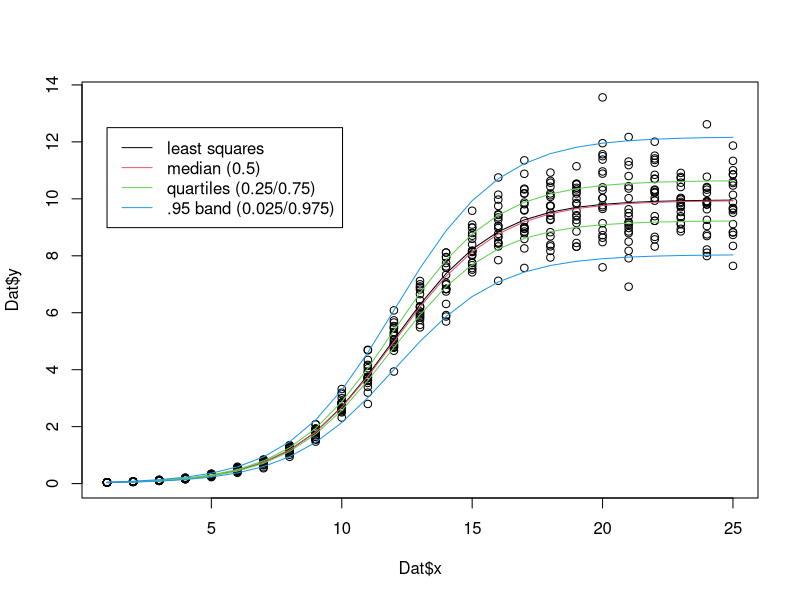

Generate this figure with R:
library(quantreg)


### Name: nlrq
### Title: Function to compute nonlinear quantile regression estimates
### Aliases: nlrq nlrqModel print.nlrq summary.nlrq deviance.nlrq
###   formula.nlrq coef.nlrq fitted.nlrq logLik.nlrq AIC.nlrq
###   extractAIC.nlrq predict.nlrq print.summary.nlrq tau.nlrq
### Keywords: models regression nonlinear robust

### ** Examples

# build artificial data with multiplicative error
Dat <- NULL; Dat$x <- rep(1:25, 20)
set.seed(1)
Dat$y <- SSlogis(Dat$x, 10, 12, 2)*rnorm(500, 1, 0.1)
plot(Dat)
# fit first a nonlinear least-square regression
Dat.nls <- nls(y ~ SSlogis(x, Asym, mid, scal), data=Dat); Dat.nls
lines(1:25, predict(Dat.nls, newdata=list(x=1:25)), col=1)
# then fit the median using nlrq
Dat.nlrq <- nlrq(y ~ SSlogis(x, Asym, mid, scal), data=Dat, tau=0.5, trace=TRUE)
lines(1:25, predict(Dat.nlrq, newdata=list(x=1:25)), col=2)
# the 1st and 3rd quartiles regressions
Dat.nlrq <- nlrq(y ~ SSlogis(x, Asym, mid, scal), data=Dat, tau=0.25, trace=TRUE)
lines(1:25, predict(Dat.nlrq, newdata=list(x=1:25)), col=3)
Dat.nlrq <- nlrq(y ~ SSlogis(x, Asym, mid, scal), data=Dat, tau=0.75, trace=TRUE)
lines(1:25, predict(Dat.nlrq, newdata=list(x=1:25)), col=3)
# and finally "external envelopes" holding 95 percent of the data
Dat.nlrq <- nlrq(y ~ SSlogis(x, Asym, mid, scal), data=Dat, tau=0.025, trace=TRUE)
lines(1:25, predict(Dat.nlrq, newdata=list(x=1:25)), col=4)
Dat.nlrq <- nlrq(y ~ SSlogis(x, Asym, mid, scal), data=Dat, tau=0.975, trace=TRUE)
lines(1:25, predict(Dat.nlrq, newdata=list(x=1:25)), col=4)
leg <- c("least squares","median (0.5)","quartiles (0.25/0.75)",".95 band (0.025/0.975)")
legend(1, 12.5, legend=leg, lty=1, col=1:4)
